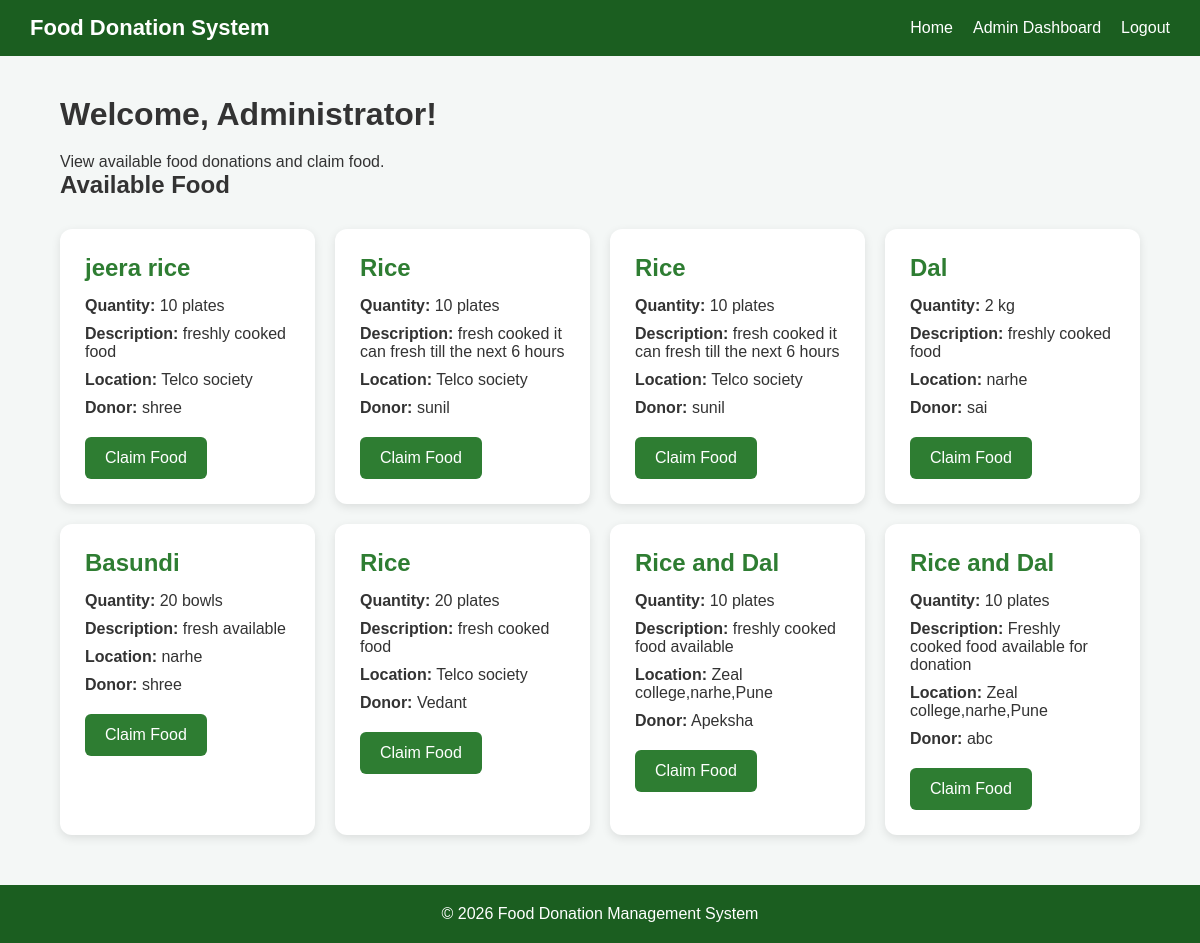
Page /admin_dashboard (signed in) on the committed database.
### tables this page shows
CREATE TABLE users (
            id INTEGER PRIMARY KEY AUTOINCREMENT,
            name TEXT NOT NULL,
            email TEXT UNIQUE NOT NULL,
            password TEXT NOT NULL,
            role TEXT NOT NULL
        );

CREATE TABLE donations (
            id INTEGER PRIMARY KEY AUTOINCREMENT,
            donor_id INTEGER NOT NULL,
            food_name TEXT NOT NULL,
            quantity TEXT NOT NULL,
            description TEXT,
            location TEXT NOT NULL,
            status TEXT DEFAULT 'Available',
            receiver_id INTEGER,
            FOREIGN KEY (donor_id) REFERENCES users(id),
            FOREIGN KEY (receiver_id) REFERENCES users(id)
        );

### app.py (the view)
@app.route("/admin_dashboard")
def admin_dashboard():
    if "user_id" not in session or session["role"] != "admin":
        return redirect(url_for("login"))
    connection = get_db()
    users = connection.execute(
        "SELECT * FROM users ORDER BY id DESC"
    ).fetchall()
    donations = connection.execute(
        """
        SELECT donations.*,
               donor.name AS donor_name,
               receiver.name AS receiver_name
        FROM donations
        LEFT JOIN users AS donor
        ON donations.donor_id = donor.id
        LEFT JOIN users AS receiver
        ON donations.receiver_id = receiver.id
        ORDER BY donations.id DESC
        """
    ).fetchall()
    connection.close()
    return render_template(
        "admin_dashboard.html",
        users=users,
        donations=donations
    )

### app.py (called while the page is built)
def get_db():
    connection = sqlite3.connect(DATABASE)
    connection.row_factory = sqlite3.Row
    return connection

### templates/admin_dashboard.html (shortened to what this page needs)
{% extends "base.html" %}
{% block content %}
<h1>Welcome, {{ session.get('user_name') }}!</h1>
<p>
    View available food donations and claim food.
</p>
<h2>Available Food</h2>
{% if donations %}
<div class="cards">
    {% for donation in donations %}
    <div class="card">
        <h2>
            {{ donation['food_name'] }}
        </h2>
        <p>
            <strong>Quantity:</strong>
            {{ donation['quantity'] }}
        </p>
        <p>
            <strong>Description:</strong>
            {{ donation['description'] }}
        </p>
        <p>
            <strong>Location:</strong>
            {{ donation['location'] }}
        </p>
        <p>
            <strong>Donor:</strong>
            {{ donation['donor_name'] }}
        </p>
        <a href="{{ url_for('claim_donation',
                            donation_id=donation['id']) }}"
           class="btn">
            Claim Food
        </a>
    </div>
    {% endfor %}
</div>
{% else %}
<p>
    No food donations are currently available.
</p>
{% endif %}
{% endblock %}

### templates/base.html (shortened to what this page needs)
<!DOCTYPE html>
<html lang="en">
<head>
    <link rel="stylesheet"
          href="{{ url_for('static', filename='style.css') }}">
</head>
<body>
    <nav class="navbar">
        <div class="logo">
            Food Donation System
        </div>
        <div class="nav-links">
            <a href="{{ url_for('index') }}">Home</a>
            {% if session.get('user_id') %}
                {% if session.get('role') == 'admin' %}
                    <a href="{{ url_for('admin_dashboard') }}">Admin Dashboard</a>
                {% endif %}
                <a href="{{ url_for('logout') }}">Logout</a>
            {% else %}
                <a href="{{ url_for('login') }}">Login</a>
                <a href="{{ url_for('register') }}">Register</a>
            {% endif %}
        </div>
    </nav>
    <main class="container">
        {% block content %}
        {% endblock %}
    </main>
    <footer>
        <p>
            © 2026 Food Donation Management System
        </p>
    </footer>
</body>
</html>

### static/style.css (style rules this page uses)
* { box-sizing: border-box; margin: 0; padding: 0; }
body { font-family: Arial, sans-serif; background: #f4f7f6; color: #333; }
.navbar { background: #1b5e20; color: white; padding: 15px 30px; display: flex; justify-content: space-between; align-items: center; }
.logo { font-size: 22px; font-weight: bold; }
.nav-links { display: flex; gap: 20px; }
.nav-links a { color: white; text-decoration: none; }
.container { width: 90%; max-width: 1100px; margin: 40px auto; }
.btn { display: inline-block; background: #2e7d32; color: white; text-decoration: none; padding: 12px 20px; border-radius: 6px; margin-top: 10px; }
.cards { display: grid; grid-template-columns: repeat(auto-fit, minmax(250px, 1fr)); gap: 20px; margin-top: 30px; }
.card { background: white; padding: 25px; border-radius: 12px; box-shadow: 0 3px 10px rgba(0,0,0,0.1); }
.card h2 { color: #2e7d32; margin-bottom: 15px; }
.card p { margin-bottom: 10px; }
h1, h2 { margin-bottom: 20px; }
footer { text-align: center; background: #1b5e20; color: white; padding: 20px; margin-top: 50px; }

### rows in the picture
users: get "Administrator"
donations: food_name "jeera rice", quantity "10 plates", description "freshly cooked food", location "Telco society", donor_name "shree"
donations: food_name "Rice", quantity "10 plates", description "fresh cooked it can fresh till the next 6 hours", location "Telco society", donor_name "sunil"
donations: food_name "Rice", quantity "10 plates", description "fresh cooked it can fresh till the next 6 hours", location "Telco society", donor_name "sunil"
donations: food_name "Dal", quantity "2 kg", description "freshly cooked food", location "narhe", donor_name "sai"
donations: food_name "Basundi", quantity "20 bowls", description "fresh available", location "narhe", donor_name "shree"
donations: food_name "Rice", quantity "20 plates", description "fresh cooked food", location "Telco society", donor_name "Vedant"
donations: food_name "Rice and Dal", quantity "10 plates", description "freshly cooked food available", location "Zeal college,narhe,Pune", donor_name "Apeksha"
donations: food_name "Rice and Dal", quantity "10 plates", description "Freshly cooked food available for donation", location "Zeal college,narhe,Pune", donor_name "abc"
